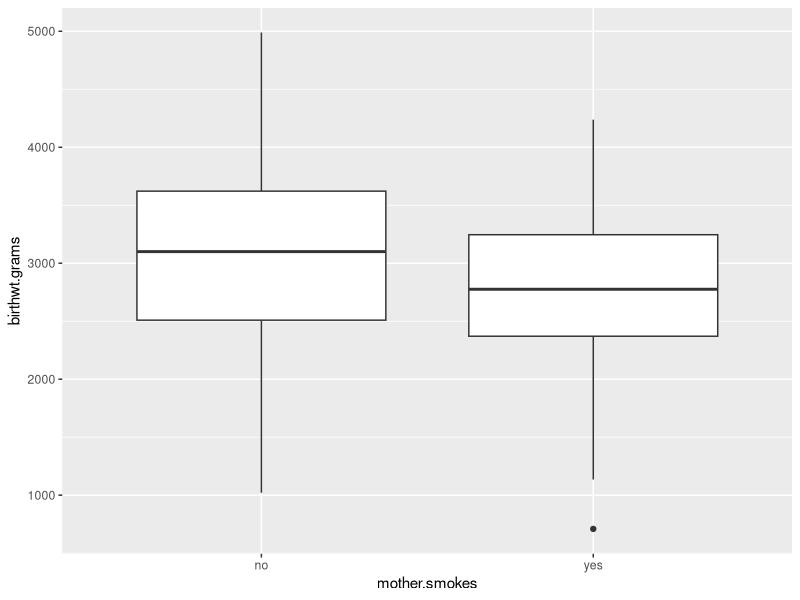
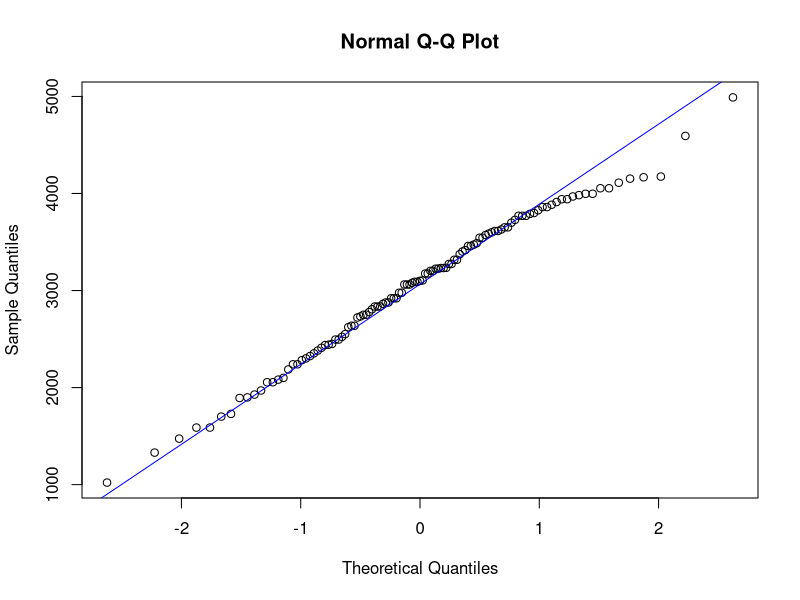
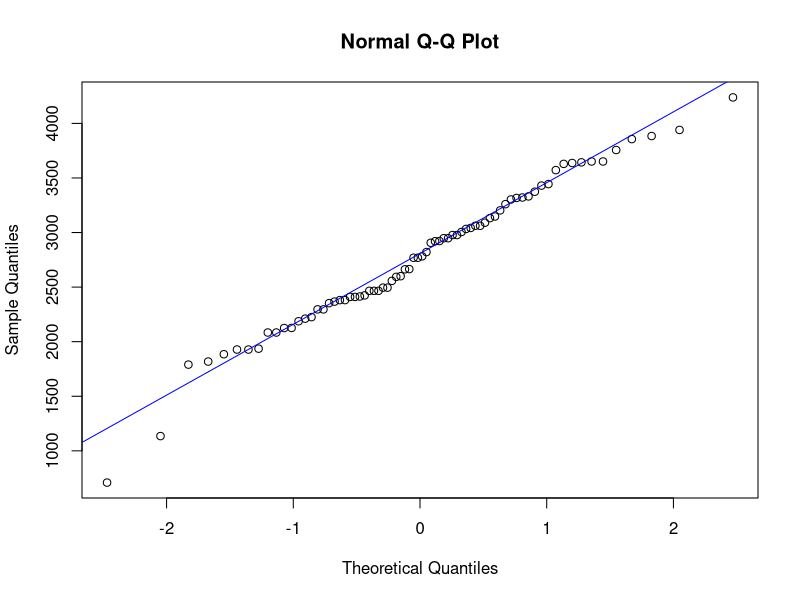
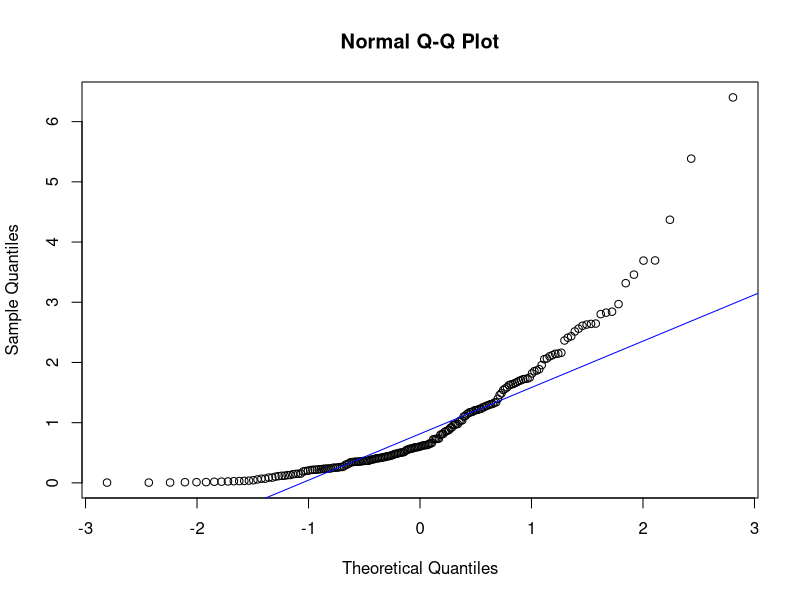
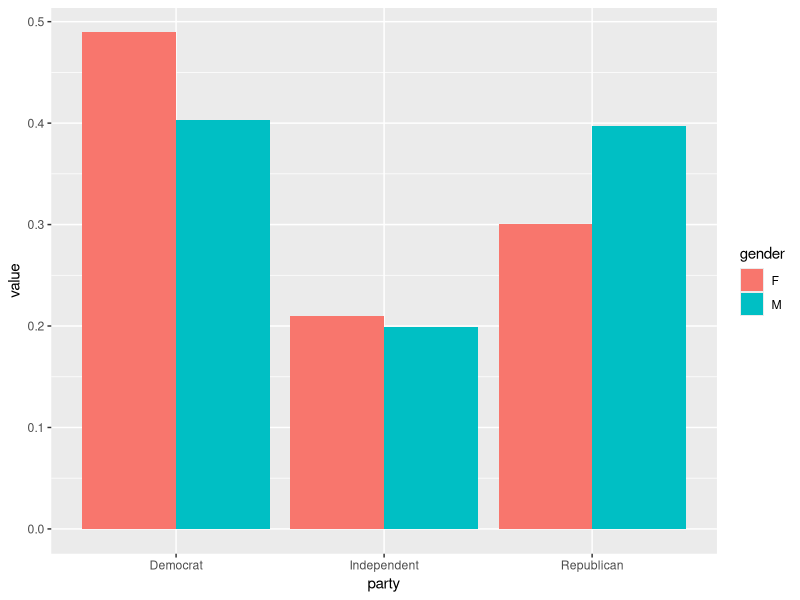
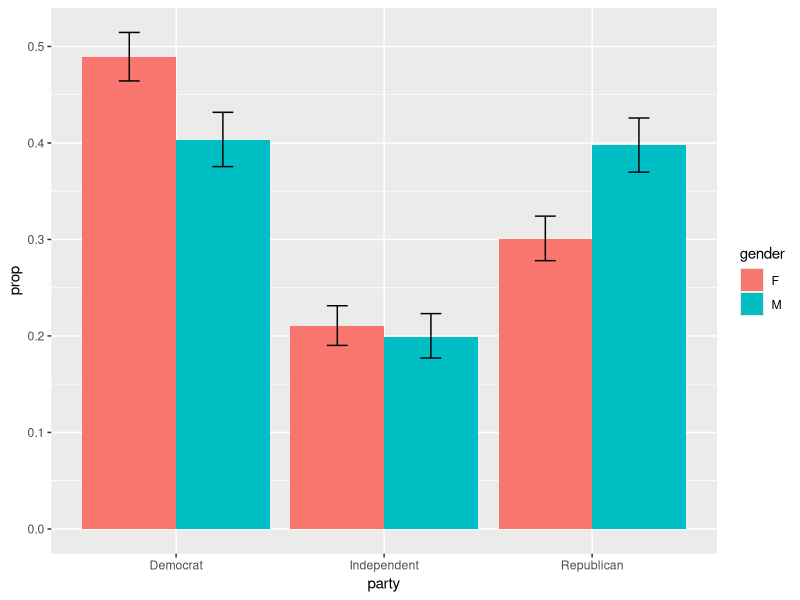

Write R code to recreate these figures, in order.
## ---- chunk 1
library(MASS)
library(plyr)
library(ggplot2)
## ---- chunk 2
# Rename the columns to have more descriptive names
colnames(birthwt) <- c("birthwt.below.2500", "mother.age", "mother.weight", 
    "race", "mother.smokes", "previous.prem.labor", "hypertension", "uterine.irr", 
    "physician.visits", "birthwt.grams")

# Transform variables to factors with descriptive levels
birthwt <- transform(birthwt, 
            race = as.factor(mapvalues(race, c(1, 2, 3), 
                              c("white","black", "other"))),
            mother.smokes = as.factor(mapvalues(mother.smokes, 
                              c(0,1), c("no", "yes"))),
            hypertension = as.factor(mapvalues(hypertension, 
                              c(0,1), c("no", "yes"))),
            uterine.irr = as.factor(mapvalues(uterine.irr, 
                              c(0,1), c("no", "yes")))
            )
## ---- chunk 3
qplot(x = mother.smokes, y = birthwt.grams, geom = "boxplot", data = birthwt)
## ---- chunk 4
aggregate(birthwt.grams ~ mother.smokes, data = birthwt, 
          FUN = function(x) {c(mean = mean(x), sd = sd(x))})
## ---- chunk 5
aggregate(birthwt.grams ~ mother.smokes, data = birthwt, 
          FUN = function(x) {c(mean = mean(x), sd = sd(x)/sqrt(length(x)))})
## ---- chunk 6
birthwt.t.test <- t.test(birthwt.grams ~ mother.smokes, data = birthwt)
birthwt.t.test
## ---- chunk 7
names(birthwt.t.test)
birthwt.t.test$p.value   # p-value
birthwt.t.test$estimate  # group means
birthwt.t.test$conf.int  # confidence interval for difference
## ---- chunk 8
birthwt.smoke.diff <- round(birthwt.t.test$estimate[1] - birthwt.t.test$estimate[2], 1)
## ---- chunk 9
with(birthwt, t.test(x=birthwt.grams[mother.smokes=="no"], 
                     y=birthwt.grams[mother.smokes=="yes"]))
## ---- chunk 10
# Formula specification
birthwt.wilcox.test <- wilcox.test(birthwt.grams ~ mother.smokes, data=birthwt)
birthwt.wilcox.test

# x,y specification
with(birthwt, wilcox.test(x=birthwt.grams[mother.smokes=="no"], 
                     y=birthwt.grams[mother.smokes=="yes"]))
## ---- chunk 11
class(birthwt.wilcox.test)
## ---- chunk 12
# qq plot
with(birthwt, qqnorm(birthwt.grams[mother.smokes=="no"]))
# add reference line
with(birthwt, qqline(birthwt.grams[mother.smokes=="no"], col = "blue"))

# qq plot
with(birthwt, qqnorm(birthwt.grams[mother.smokes=="yes"]))
# add reference line
with(birthwt, qqline(birthwt.grams[mother.smokes=="yes"], col = "blue"))
## ---- chunk 13
set.seed(12345)
fake.data <- rexp(200)
qqnorm(fake.data)
qqline(fake.data, col = "blue") # add line
## ---- chunk 14
weight.smoke.tbl <- with(birthwt, table(birthwt.below.2500, mother.smokes))
weight.smoke.tbl
## ---- chunk 15
birthwt.fisher.test <- fisher.test(weight.smoke.tbl)
birthwt.fisher.test
attributes(birthwt.fisher.test)
## ---- chunk 16
chisq.test(weight.smoke.tbl)
## ---- chunk 17
# Manually enter the data
politics <- as.table(rbind(c(762, 327, 468), c(484, 239, 477)))
dimnames(politics) <- list(gender = c("F", "M"),
                    party = c("Democrat","Independent", "Republican"))

politics # display the data
## ---- chunk 18
politics.prop <- apply(politics, 1, FUN = function(x) {x / sum(x)})
politics.prop
colSums(politics.prop) # Check that columns sum to 1
politics.prop <- t(politics.prop) # Transpose the table

# Fix dimnames
dimnames(politics.prop) <- list(gender = c("F", "M"),
                    party = c("Democrat","Independent", "Republican"))
## ---- chunk 19
chisq.test(politics)
## ---- chunk 20
politics.dem.rep <- politics[,c(1,3)]
politics.dem.rep

# Run Fisher's exact test
fisher.test(politics.dem.rep)
## ---- chunk 21
library(reshape)
politics.prop
politics.melt <- melt(politics.prop, id=c("gender","party"))
politics.melt
## ---- chunk 22
ggplot(politics.melt, aes(x=party, y=value, fill=gender)) + geom_bar(position="dodge", stat="identity")
## ---- chunk 23
# Form into a long data frame
politics.count.melt <- melt(politics, id=c("gender", "party"))
# print
politics.count.melt

# Add a column of marginal counts
politics.count.melt <- transform(politics.count.melt, totals = rowSums(politics)[gender])
# print 
politics.count.melt
## ---- chunk 24
# define list of prop, and lower and upper endpoints
conf.ints <- list(prop = NULL, lower = NULL, upper = NULL)
for(i in 1:nrow(politics.count.melt)) {
  numerator <- politics.count.melt$value[i]
  denominator <- politics.count.melt$totals[i]
  prop.test.out <- prop.test(numerator, denominator)
  
  # Add estimate of proportion to list
  conf.ints[["prop"]][i] <- prop.test.out$estimate
  # Grab confidence interval
  interval <- prop.test.out$conf.int
  # Add estimate and endpoints to conf.ints list
  conf.ints[["lower"]][i] <- interval[1]
  conf.ints[["upper"]][i] <- interval[2]
}
conf.ints
## ---- chunk 25
politics.toplot <- cbind(politics.count.melt, conf.ints)
politics.toplot
## ---- chunk 26
ggplot(politics.toplot, aes(x=party, y=prop, fill=gender)) + 
  geom_bar(position="dodge", stat="identity") +
  geom_errorbar(aes(ymin=lower, ymax=upper), 
                width=.2,                    # Width of the error bars
                position=position_dodge(0.9))
